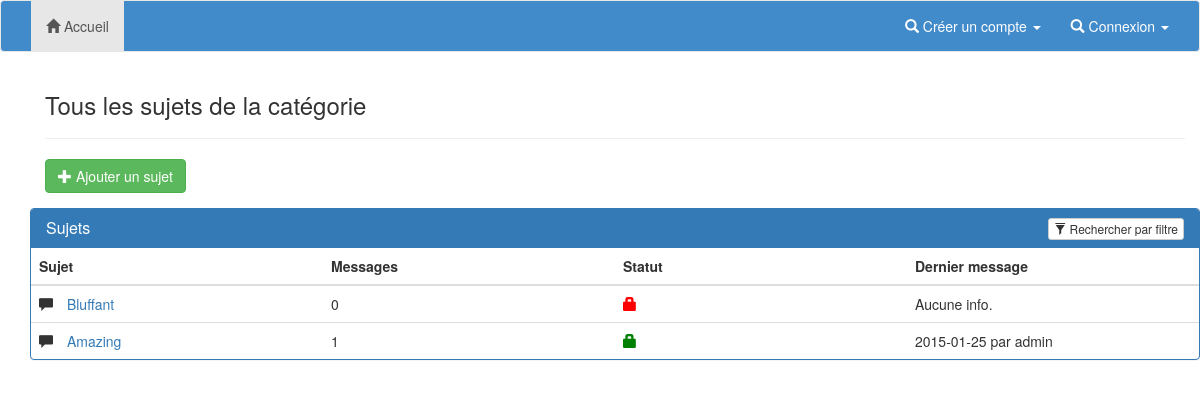
/sousCategories.php?idSousCategorie=7, run on the app's committed database.
### tables this page shows
CREATE TABLE IF NOT EXISTS `sujet` (
  `idSujet` int(11) NOT NULL AUTO_INCREMENT,
  `idSousCategorie` int(1) DEFAULT NULL,
  `idMembre` int(11) DEFAULT NULL,
  `nomSujet` varchar(100) DEFAULT NULL,
  `messageSujet` varchar(255) DEFAULT NULL,
  `dateCreationSujet` date DEFAULT NULL,
  `statutSujet` enum('ouvert','clos') DEFAULT NULL,
  `nombreReponseSujet` int(11) NOT NULL DEFAULT '0',
  `dateDernierMessage` date DEFAULT NULL,
  `pseudoDernierMessage` varchar(25) DEFAULT NULL,
  PRIMARY KEY (`idSujet`)
);

### connexionBDD.php (called while the page is built, shortened)
<?php
function connexionBDD()
{
	$dsn="mysql:dbname=".BASE.";host=".SERVER;
    try{
      $connexion=new PDO($dsn,USER,PASSWD);
    }
    catch(PDOException $e){
      printf("Echec de la connexion : %s\n", $e->getMessage());
      exit();
    }
    return $connexion;
}
?>

### modeles/modeleCommun.php (called while the page is built, shortened)
<?php
$query = new modeleCommun(connexionBDD());
class modeleCommun {
	protected $pdo;
	public function modeleCommun($pdo) {
		$this->pdo = $pdo;
	}
	public function getSujetsBySousCategorie($idSousCategorie) {
		$stmt = $this->pdo->prepare('SELECT * FROM sujet WHERE idSousCategorie=:idSousCategorie');
		$stmt->bindParam(':idSousCategorie', $idSousCategorie);
		$stmt->execute();
		return $stmt->fetchAll();
	}
}

### controleurs/controleurSousCategorie.php (called while the page is built)
<?php
$listeSujets = $query->getSujetsBySousCategorie($idSousCategorie);
?>

### vues/vueSousCategorie.php (the view, shortened to what this page needs)
<div class="container">
    <h3>Tous les sujets de la catégorie</h3>
    <hr>
    <a href="nouveauSujet.php" class="btn btn-success"><span class="glyphicon glyphicon-plus"></span> Ajouter un sujet</a>
    <div class="row">
        <div class="panel panel-primary filterable">
            <div class="panel-heading">
                <h3 class="panel-title">Sujets</h3>
                <div class="pull-right">
                    <button class="btn btn-default btn-xs btn-filter"><span class="glyphicon glyphicon-filter"></span> Rechercher par filtre</button>
                </div>
            </div>
            <table class="table">
                <thead>
                    <tr class="filters">
                        <th><input type="text" class="form-control" placeholder="Sujet" disabled></th>
                        <th><input type="text" class="form-control" placeholder="Messages" disabled></th>
                        <th><input type="text" class="form-control" placeholder="Statut" disabled></th>
                        <th><input type="text" class="form-control" placeholder="Dernier message" disabled></th>
                    </tr>
                </thead>
                <tbody>
                <?php foreach ($listeSujets as $sujet): ?>
                    <tr>
                       <td><span class="glyphicon glyphicon-comment" style="margin-right:10px"></span><a href="sujets.php?idSujet=<?php echo $sujet['idSujet'];?>"> <?php echo $sujet['nomSujet'];?></a></td>
                        <td><?php echo $sujet['nombreReponseSujet'];?></td>
                        <?php if ($sujet['statutSujet']==STATUT_OUVERT): ?>
                         <td><span class="glyphicon glyphicon-lock" style="color:green;"></span></td>
                         <?php else: ?>
                         <td><span class="glyphicon glyphicon-lock" style="color:red;"></span></td>
                        <?php endif; ?>
                        <td><?php echo !empty($sujet['dateDernierMessage']) ? $sujet['dateDernierMessage']. ' par ' : '' ?><?php echo !empty($sujet['pseudoDernierMessage']) ? $sujet['pseudoDernierMessage'] : 'Aucune info.' ?></td>
                    </tr>
                   <?php endforeach ?>
                </tbody>
            </table>
        </div>
    </div>
</div>

### assets/css/style.css (style rules this page uses)
.filterable { margin-top: 15px; }
.filterable .panel-heading .pull-right { margin-top: -20px; }
.filterable .filters input[disabled] { background-color: transparent; border: none; cursor: auto; box-shadow: none; padding: 0; height: auto; }

### data on the page
sujet: nomSujet "Bluffant", nombreReponseSujet "0", statutSujet "clos" (drawn), shows "Aucune info."
sujet: nomSujet "Amazing", nombreReponseSujet "1", statutSujet "ouvert" (drawn), dateDernierMessage "2015-01-25", pseudoDernierMessage "admin"
